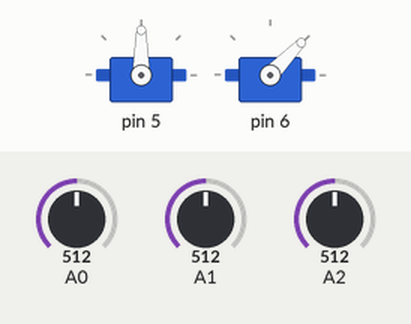
This program was run on a simulated Arduino Uno, built with avr-gcc and run on an emulated ATmega328P. On the bench: 2 × servo. Inputs (shaded band) come from the test bench; at power-on: A0 = 512, A1 = 512, A2 = 512.

Above: at 0.8 s.
At 12.3 s:
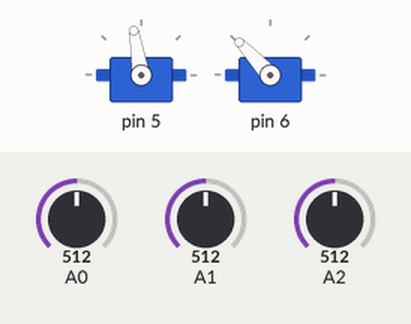
12.4 s: A0 set to 530
At 12.64 s:
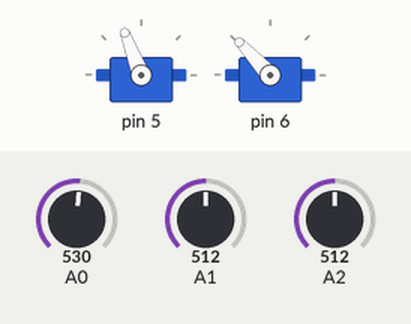
Timing chart, 0 to 25.7 s (numbered marks = the images above; inputs shaded):
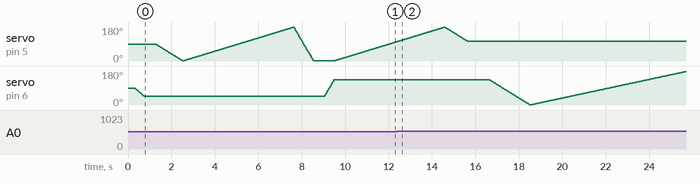

The program:

main.cpp
```cpp
#include <Arduino.h>
#include <Servo.h>
// #include <vector>
#include <ServoMotto.h>
#include <LDR.h>
#include <SeekModel.h>

using SeekModelSpace::SeekModel;

const auto DEFAULT_SERVO_SPEED = 70;


void initialFrameAlignmentiSetup();
SeekModel initialBaseSetupAlignment(int startAngle = 0, int stopAngle = 180);
SeekModel initialArmAlignmentSetup(int startAngle, int stopAngle);

void trackHorizontalAxis(int offsetAngle, int minDifference = 0, int maxDifference = 30);
void trackVerticalAxis(int offsetAngle, int minDifference = 0, int maxDifference = 30);

// std::vector<SeekModelSpace::SeekModel> pan(ServoMottoSpace::ServoMotto& servo);
// SeekModelSpace::SeekModel avgSeekPan(const std::vector<SeekModelSpace::SeekModel>& seekPan);

LDRSpace::LDR topLeftLDR = LDRSpace::LDR(A0);
LDRSpace::LDR topRightLDR = LDRSpace::LDR(A1);
LDRSpace::LDR bottomLDR = LDRSpace::LDR(A2);

ServoMottoSpace::ServoMotto* baseServoMotto{nullptr};
ServoMottoSpace::ServoMotto* armServoMotto{nullptr};


void setup() {

  Serial.begin(9600);
  baseServoMotto =  new ServoMottoSpace::ServoMotto(5, 90);
  delay(300);
  armServoMotto =  new ServoMottoSpace::ServoMotto(6, 45);
  delay(500);

  initialFrameAlignmentiSetup();
}

void loop() {


  trackHorizontalAxis(2, 0, 50);
  trackVerticalAxis(3, 0, 50);

  delay(400);
}

void initialFrameAlignmentiSetup(){
  auto baseSeek = initialBaseSetupAlignment(0, 180);
  auto baseAngle = baseSeek.angle;

  // baseServoMotto->moveTo(baseAngle, DEFAULT_SERVO_SPEED);
  if(baseAngle>180){
    baseServoMotto->moveTo(baseAngle - 180, DEFAULT_SERVO_SPEED);
  }else{
    armServoMotto->moveTo(180 - armServoMotto->currentAngle(), DEFAULT_SERVO_SPEED);
    baseServoMotto->moveTo(baseAngle, DEFAULT_SERVO_SPEED);
  }

  delay(1000);


  auto armSeek = initialArmAlignmentSetup(0, 180);
  armServoMotto->moveTo(armSeek.angle, DEFAULT_SERVO_SPEED);

}


void trackHorizontalAxis(int offsetAngle, int minDifference, int maxDifference){

  auto isPanFlipped = armServoMotto->currentAngle() > 90;


  int diff = isPanFlipped ? topLeftLDR.read() - topRightLDR.read() : topRightLDR.read() - topLeftLDR.read() ;
  auto direction = (diff > 0 ? +1 : -1);
  auto absDiff = direction * diff;


  if(absDiff > maxDifference){
    auto initialAngle = baseServoMotto->currentAngle();

    auto angle = initialAngle + (direction * offsetAngle);

    auto shouldFlipPanel = (angle < 0 || angle > 180);

    if(shouldFlipPanel){
      auto repositionAngle =  (angle > 180 ) ? 0 : (angle < 0 ? 180 : angle);

      // Flip the plane to arign to the origin angle
      armServoMotto->moveTo(180 - armServoMotto->currentAngle(), 200);
      baseServoMotto->moveTo(repositionAngle, 100);
    }else {
      auto resolvedToEnd = true;
      baseServoMotto->moveTo(angle, DEFAULT_SERVO_SPEED, resolvedToEnd);
    }

  }

}

void trackVerticalAxis(int offsetAngle, int minDifference, int maxDifference){


  int count = (topLeftLDR.read() > 0 ? 1 : 0) + (topRightLDR.read() > 0 ? 1 : 0);
  int sum = (topLeftLDR.read() > 0 ? topLeftLDR.read() : 0) + (topRightLDR.read() > 0 ? topRightLDR.read() : 0);
  auto topAvg=  count > 0 ? static_cast<double>(sum) / count : 0;

  auto diff = topAvg - bottomLDR.read();
  auto direction = diff > 0 ? +1 : -1;
  auto absDiff = direction * diff;


  if(absDiff > maxDifference){
    auto initialAngle = armServoMotto->currentAngle();
    auto angle = initialAngle + (direction * offsetAngle);
    auto resolvedToEnd = true;
    armServoMotto->moveTo(angle, DEFAULT_SERVO_SPEED, resolvedToEnd);
  }

}


SeekModel initialArmAlignmentSetup(int startAngle, int stopAngle){

  auto seekModel = SeekModel{.angle = -1};

  armServoMotto->moveTo(startAngle, DEFAULT_SERVO_SPEED);

  for(int i{startAngle}; i<stopAngle; ++i){
    armServoMotto->moveTo(i, 50);
    auto topLeftValue = topLeftLDR.read();
    auto topRightValue = topRightLDR.read();
    auto bottomValue = bottomLDR.read();

    auto tempSeekModel = SeekModelSpace::SeekModel{.angle=i, .topLeftValue = topLeftValue, .topRightValue = topRightValue, .bottomValue = bottomValue};
    if(tempSeekModel.avgNonZeroLDR()>seekModel.avgNonZeroLDR()){
      seekModel = tempSeekModel;
    }

  }

  return seekModel;
}


SeekModel initialBaseSetupAlignment(int startAngle, int stopAngle){

  auto seekModel = SeekModel{.angle = -1};

  baseServoMotto->moveTo(startAngle, DEFAULT_SERVO_SPEED);


  // Move half a circle
  for(int i{startAngle}; i<=stopAngle; ++i){
    baseServoMotto->moveTo(i, DEFAULT_SERVO_SPEED);
    auto topLeftValue = topLeftLDR.read();
    auto topRightValue = topRightLDR.read();
    auto bottomValue = bottomLDR.read();


    auto tempSeekModel = SeekModelSpace::SeekModel{.angle=i, .topLeftValue = topLeftValue, .topRightValue = topRightValue, .bottomValue = bottomValue};
    if(tempSeekModel.avgNonZeroLDR()>seekModel.avgNonZeroLDR()){
      seekModel = tempSeekModel;
    }

  }


  // Flip the plane to arign to the origin angle
  baseServoMotto->moveTo(startAngle, 200);
  delay(500);
  armServoMotto->moveTo(180 - armServoMotto->currentAngle(), 200);


  // Revolve remaining half a circle
  for(int i{startAngle}; i<stopAngle; ++i){
    auto angle = i + 1;
    baseServoMotto->moveTo(angle, DEFAULT_SERVO_SPEED);
    auto topLeftValue = topLeftLDR.read();
    auto topRightValue = topRightLDR.read();
    auto bottomValue = bottomLDR.read();

    auto tempSeekModel = SeekModelSpace::SeekModel{.angle=180+angle, .topLeftValue = topLeftValue, .topRightValue = topRightValue, .bottomValue = bottomValue};
    if(tempSeekModel.avgNonZeroLDR()>seekModel.avgNonZeroLDR()){
      seekModel = tempSeekModel;
    }

  }

  return seekModel;

}
```

Measured:
- the behaviour switches between 514 and 515 on A0 (found by bisection; images 1 and 2)
- by itself, servo on pin 5: rises from 103° to 179° in 2.1 s, then falls to 105° in 1.1 s
